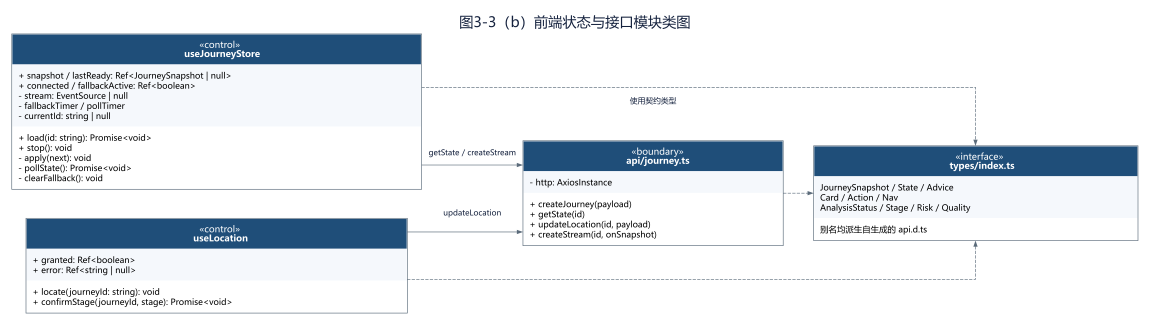
#> input picture .docxwork/out04/images/04_fig006.png, 2300 x 650 px, found by its file name (shown at 1/2 size); its folder holds 5 pictures in this run
$ python crop8.py
#> lines starting #> are read from the running program, lines starting #| are printed output that depends on the picture
from PIL import Image
import os
base = r"D:\VST DEVELOP\aviation-journey-agent\.docxwork\out04\images"
out = r"D:\VST DEVELOP\aviation-journey-agent\.docxwork\crops"
def crop(name, box, scale, suffix):
#> called with name = '04_fig006.png', box = (20, 360, 780, 650), scale = 3, suffix = '_loc2'
    im = Image.open(os.path.join(base, name))
#> im is the input picture: PIL image 2300x650 RGB; mean R, G, B 224.5, 230.1, 235.4
    c = im.crop(box)
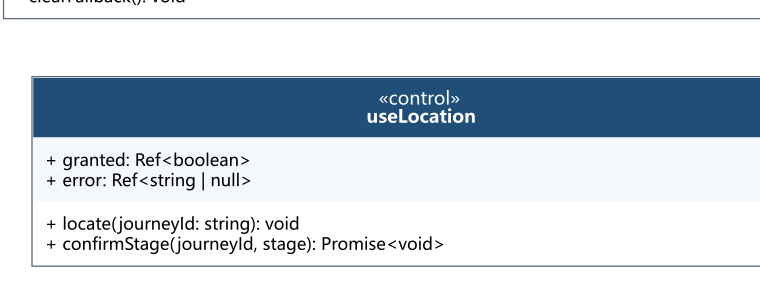
#> c: PIL image 760x290 RGB; mean R, G, B 203.4, 213.3, 222.5
    c = c.resize((int(c.width*scale), int(c.height*scale)), Image.LANCZOS)
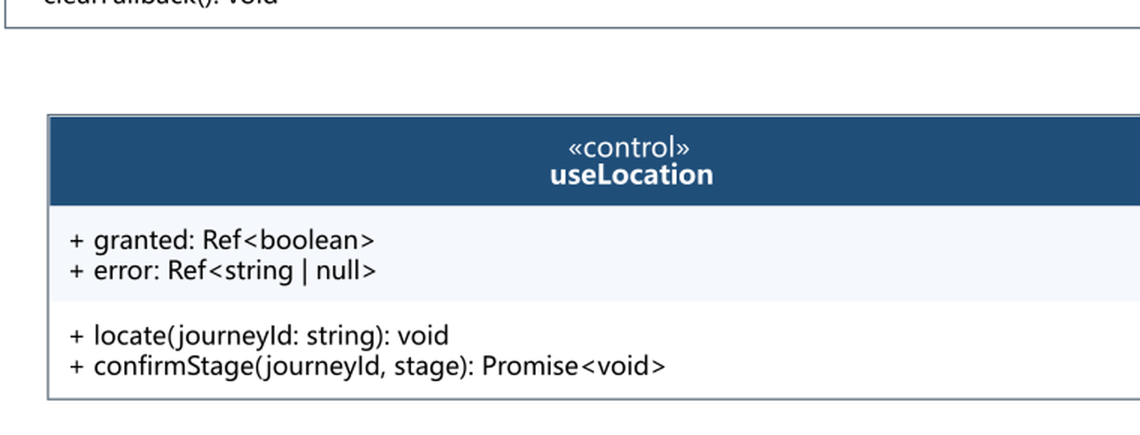
#> c: PIL image 2280x870 RGB (shown at 1/2 size); mean R, G, B 203.2, 213, 222.3
    p = os.path.join(out, name.replace('.png','')+suffix+'.png')
    c.save(p); print(p, c.size)
#| D:\VST DEVELOP\aviation-journey-agent\.docxwork\crops/04_fig006_loc2.png (2280, 870)
crop('04_fig006.png', (20,360,780,650), 3, '_loc2')
crop('04_fig006.png', (20,30,780,340), 3, '_store2')
#> call 2 of crop, with name = '04_fig006.png', box = (20, 30, 780, 340), scale = 3, suffix = '_store2'
#> in crop (call 2), `c = im.crop(box)`:
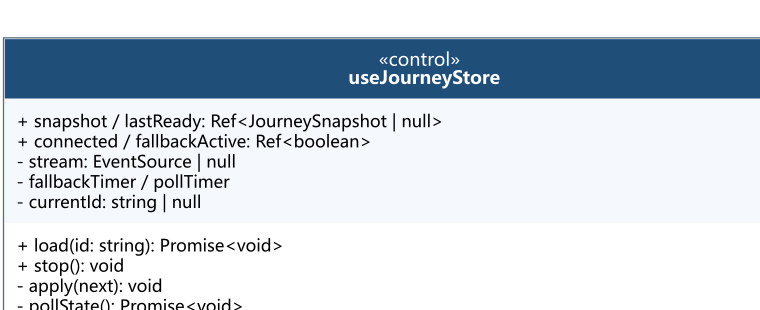
#> c: PIL image 760x310 RGB; mean R, G, B 201.1, 211.1, 220.7
#> in crop (call 2), `c = c.resize((int(c.width*scale), int(c.height*scale)), Image.LANCZOS)`:
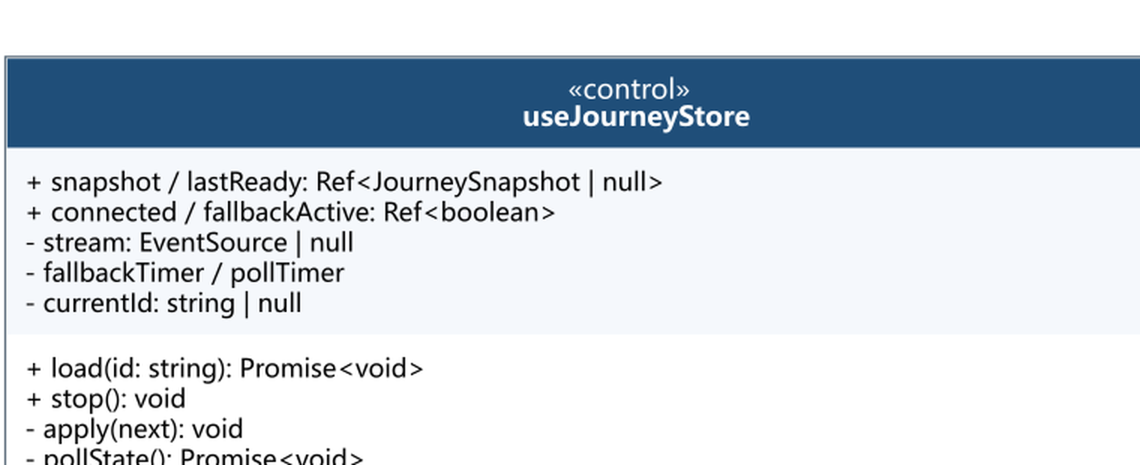
#> c: PIL image 2280x930 RGB (shown at 1/2 size); mean R, G, B 200.9, 210.9, 220.4
#| D:\VST DEVELOP\aviation-journey-agent\.docxwork\crops/04_fig006_store2.png (2280, 930)
